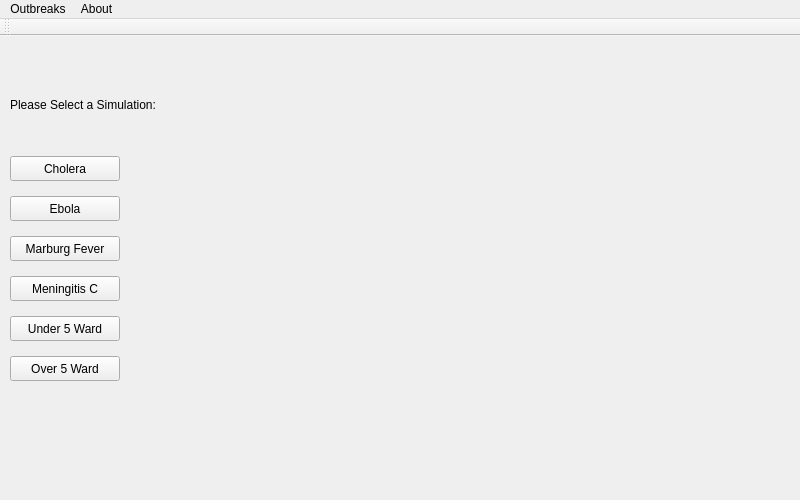
<?xml version="1.0" encoding="UTF-8"?>
<ui version="4.0">
 <class>MainWindow</class>
 <widget class="QMainWindow" name="MainWindow">
  <property name="geometry">
   <rect>
    <x>0</x>
    <y>0</y>
    <width>800</width>
    <height>500</height>
   </rect>
  </property>
  <property name="windowTitle">
   <string>MainWindow</string>
  </property>
  <widget class="QWidget" name="centralWidget">
   <widget class="QPushButton" name="pushButton">
    <property name="geometry">
     <rect>
      <x>10</x>
      <y>120</y>
      <width>110</width>
      <height>25</height>
     </rect>
    </property>
    <property name="text">
     <string>Cholera</string>
    </property>
   </widget>
   <widget class="QPushButton" name="pushButton_2">
    <property name="geometry">
     <rect>
      <x>10</x>
      <y>160</y>
      <width>110</width>
      <height>25</height>
     </rect>
    </property>
    <property name="text">
     <string>Ebola</string>
    </property>
   </widget>
   <widget class="QPushButton" name="pushButton_3">
    <property name="geometry">
     <rect>
      <x>10</x>
      <y>200</y>
      <width>110</width>
      <height>25</height>
     </rect>
    </property>
    <property name="text">
     <string>Marburg Fever</string>
    </property>
   </widget>
   <widget class="QPushButton" name="pushButton_4">
    <property name="geometry">
     <rect>
      <x>10</x>
      <y>240</y>
      <width>110</width>
      <height>25</height>
     </rect>
    </property>
    <property name="text">
     <string>Meningitis C</string>
    </property>
   </widget>
   <widget class="QLabel" name="labelpic">
    <property name="geometry">
     <rect>
      <x>570</x>
      <y>290</y>
      <width>200</width>
      <height>150</height>
     </rect>
    </property>
    <property name="minimumSize">
     <size>
      <width>9</width>
      <height>17</height>
     </size>
    </property>
    <property name="text">
     <string/>
    </property>
   </widget>
   <widget class="QLabel" name="label">
    <property name="geometry">
     <rect>
      <x>10</x>
      <y>60</y>
      <width>181</width>
      <height>17</height>
     </rect>
    </property>
    <property name="text">
     <string>Please Select a Simulation:</string>
    </property>
   </widget>
   <widget class="QLabel" name="labelpic2">
    <property name="geometry">
     <rect>
      <x>0</x>
      <y>0</y>
      <width>801</width>
      <height>461</height>
     </rect>
    </property>
    <property name="text">
     <string/>
    </property>
   </widget>
   <widget class="QPushButton" name="pushButton_5">
    <property name="geometry">
     <rect>
      <x>10</x>
      <y>280</y>
      <width>110</width>
      <height>25</height>
     </rect>
    </property>
    <property name="text">
     <string>Under 5 Ward</string>
    </property>
   </widget>
   <widget class="QPushButton" name="pushButton_6">
    <property name="geometry">
     <rect>
      <x>10</x>
      <y>320</y>
      <width>110</width>
      <height>25</height>
     </rect>
    </property>
    <property name="text">
     <string>Over 5 Ward</string>
    </property>
   </widget>
   <zorder>labelpic2</zorder>
   <zorder>pushButton</zorder>
   <zorder>pushButton_2</zorder>
   <zorder>pushButton_3</zorder>
   <zorder>pushButton_4</zorder>
   <zorder>labelpic</zorder>
   <zorder>label</zorder>
   <zorder>pushButton_5</zorder>
   <zorder>pushButton_6</zorder>
  </widget>
  <widget class="QMenuBar" name="menuBar">
   <property name="geometry">
    <rect>
     <x>0</x>
     <y>0</y>
     <width>800</width>
     <height>22</height>
    </rect>
   </property>
   <widget class="QMenu" name="menuOutbreaks">
    <property name="title">
     <string>Outbreaks</string>
    </property>
    <addaction name="separator"/>
    <addaction name="actionSave"/>
    <addaction name="actionRestart"/>
   </widget>
   <widget class="QMenu" name="menuDay_to_Day">
    <property name="title">
     <string>About</string>
    </property>
    <addaction name="separator"/>
    <addaction name="separator"/>
    <addaction name="actionAbout_MSF"/>
    <addaction name="actionDonate_Here"/>
   </widget>
   <addaction name="menuOutbreaks"/>
   <addaction name="menuDay_to_Day"/>
  </widget>
  <widget class="QToolBar" name="mainToolBar">
   <attribute name="toolBarArea">
    <enum>TopToolBarArea</enum>
   </attribute>
   <attribute name="toolBarBreak">
    <bool>false</bool>
   </attribute>
  </widget>
  <action name="actionSave">
   <property name="text">
    <string>Save</string>
   </property>
  </action>
  <action name="actionRestart">
   <property name="text">
    <string>Restart</string>
   </property>
  </action>
  <action name="actionAbout_MSF">
   <property name="text">
    <string>About MSF</string>
   </property>
  </action>
  <action name="actionDonate_Here">
   <property name="text">
    <string>Donate Here</string>
   </property>
  </action>
 </widget>
 <layoutdefault spacing="6" margin="11"/>
 <resources/>
 <connections/>
</ui>
